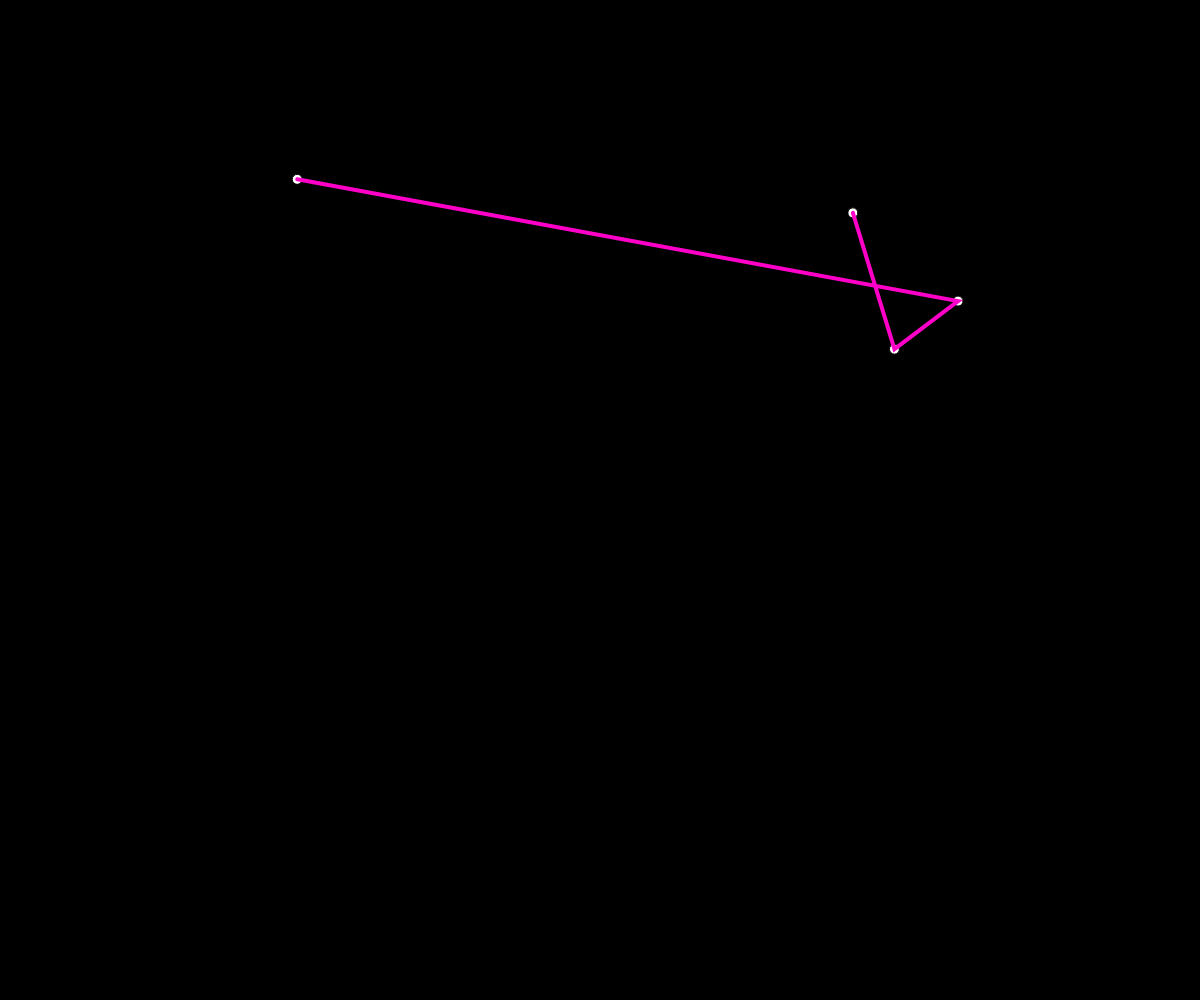
Frame 1 (no input)
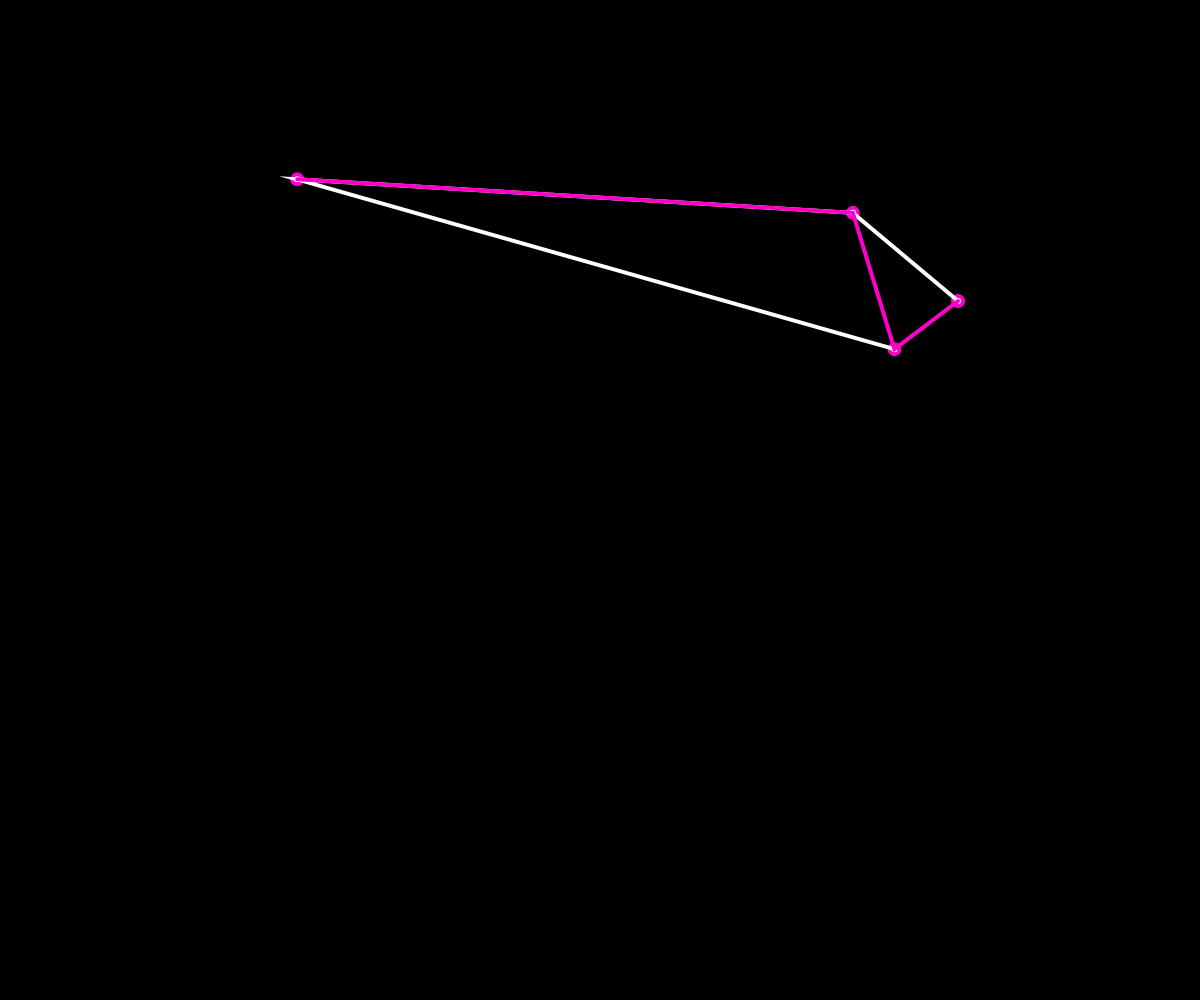
Frame 60 (no input)
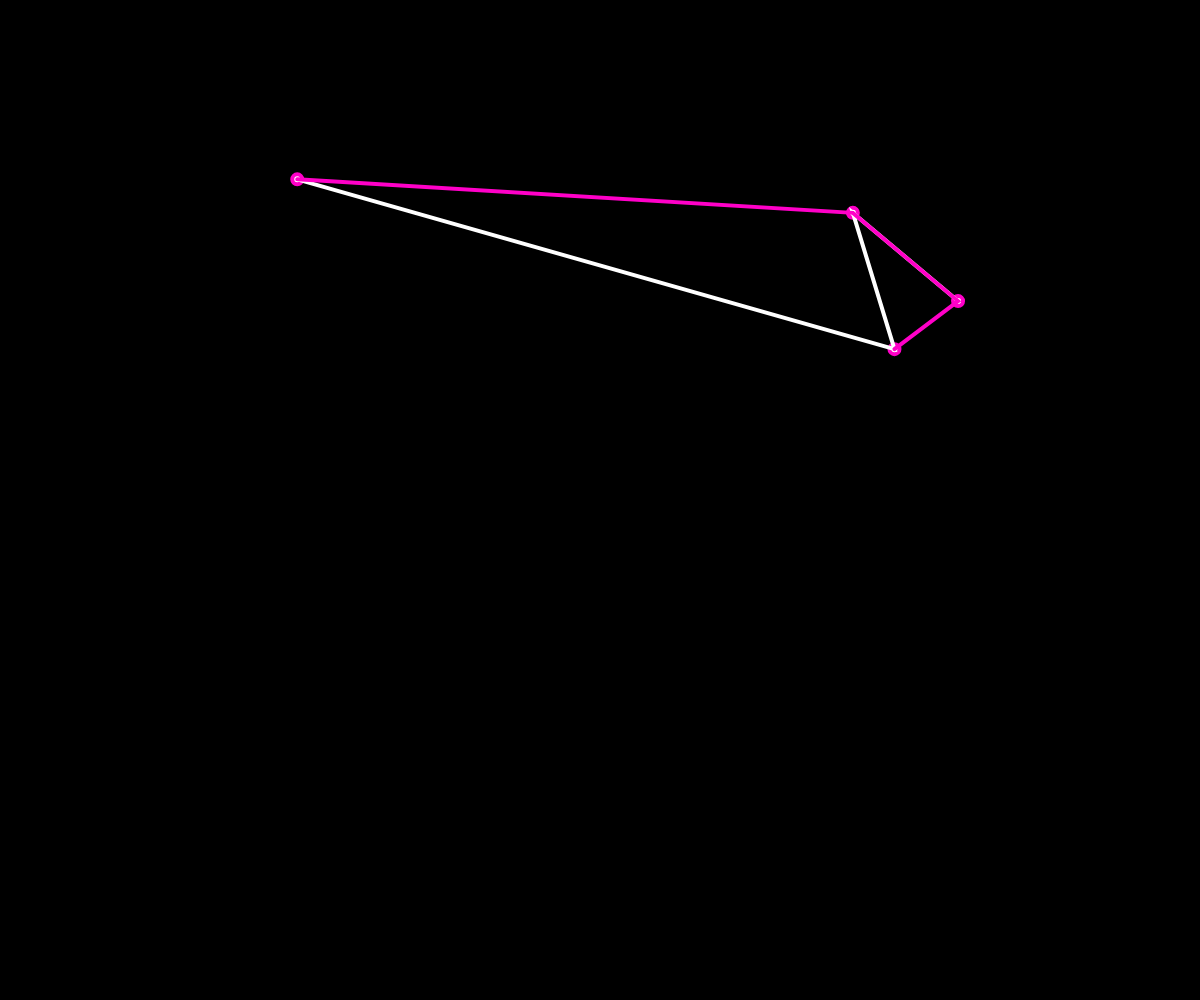
Frame 120 (the mouse pressed at the canvas centre since frame 60)

The p5.js sketch that drew these frames (run headless with seeded random() and noise() and a simulated clock; from frame 60 on, the mouse is pressed at the canvas centre):

// p5.js sketch
// ── sketch.js
let cities = [];
let totalCities = 4;
let recordDistance = 0;
let bestEver = [];
function setup() {
  createCanvas(windowWidth, windowHeight);
  for (let i = 0; i < totalCities; i++) {
    let v = createVector(random(width - 20) + 10, random(height - 20) + 10);
    cities[i] = v;
  }
  let d = calcD(cities);
  recordDistance = d;
  bestEver = cities.slice();
}

function draw() {
  background(0);
  //frameRate(5);
  for (let city of cities) {
    fill(255);
    ellipse(city.x, city.y, 10, 10);
  }
  beginShape();
  noFill(255);
  stroke(255);
  for (let city of cities) vertex(city.x, city.y);
  endShape();
  beginShape();
  noFill(255);
  stroke(255, 0, 200);
  strokeWeight(4);
  for (let city of bestEver) vertex(city.x, city.y);
  endShape();
  let i = floor(random(cities.length));
  let j = floor(random(cities.length));
  swap(cities, i, j);
  let d = calcD(cities);
  if (d < recordDistance) {
    recordDistance = d;
    bestEver = cities.slice();
  }
}

function swap(a, i, j) {
  temp = a[i];
  a[i] = a[j];
  a[j] = temp;
}
function calcD(points) {
  let sum = 0;
  for (let i = 0; i < points.length - 1; i++) {
    let d = dist(points[i].x, points[i].y, points[i + 1].x, points[i + 1].y);
    sum += d;
  }
  return sum;
}
